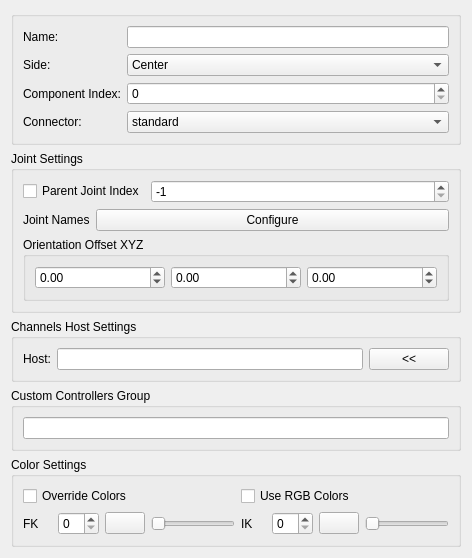
<?xml version="1.0" encoding="UTF-8"?>
<ui version="4.0">
 <class>Form</class>
 <widget class="QWidget" name="Form">
  <property name="geometry">
   <rect>
    <x>0</x>
    <y>0</y>
    <width>286</width>
    <height>518</height>
   </rect>
  </property>
  <property name="windowTitle">
   <string>Form</string>
  </property>
  <layout class="QGridLayout" name="gridLayout">
   <item row="5" column="0">
    <spacer name="verticalSpacer">
     <property name="orientation">
      <enum>Qt::Vertical</enum>
     </property>
     <property name="sizeHint" stdset="0">
      <size>
       <width>20</width>
       <height>40</height>
      </size>
     </property>
    </spacer>
   </item>
   <item row="2" column="0">
    <widget class="QGroupBox" name="groupBox">
     <property name="sizePolicy">
      <sizepolicy hsizetype="Minimum" vsizetype="Minimum">
       <horstretch>0</horstretch>
       <verstretch>0</verstretch>
      </sizepolicy>
     </property>
     <property name="title">
      <string>Channels Host Settings</string>
     </property>
     <layout class="QGridLayout" name="gridLayout_2">
      <item row="0" column="0">
       <layout class="QHBoxLayout" name="horizontalLayout_2">
        <item>
         <widget class="QLabel" name="host_label">
          <property name="text">
           <string>Host:</string>
          </property>
         </widget>
        </item>
        <item>
         <widget class="QLineEdit" name="host_lineEdit"/>
        </item>
        <item>
         <widget class="QPushButton" name="host_pushButton">
          <property name="text">
           <string>&lt;&lt;</string>
          </property>
         </widget>
        </item>
       </layout>
      </item>
     </layout>
    </widget>
   </item>
   <item row="4" column="0">
    <widget class="QGroupBox" name="groupBox_4">
     <property name="sizePolicy">
      <sizepolicy hsizetype="Minimum" vsizetype="Minimum">
       <horstretch>0</horstretch>
       <verstretch>0</verstretch>
      </sizepolicy>
     </property>
     <property name="title">
      <string>Color Settings</string>
     </property>
     <layout class="QGridLayout" name="gridLayout_8">
      <item row="2" column="0">
       <layout class="QGridLayout" name="gridLayout_7">
        <item row="1" column="0">
         <layout class="QGridLayout" name="gridLayout_9">
          <item row="0" column="1">
           <widget class="QLabel" name="color_fk_label">
            <property name="sizePolicy">
             <sizepolicy hsizetype="Minimum" vsizetype="Preferred">
              <horstretch>0</horstretch>
              <verstretch>0</verstretch>
             </sizepolicy>
            </property>
            <property name="minimumSize">
             <size>
              <width>0</width>
              <height>0</height>
             </size>
            </property>
            <property name="text">
             <string/>
            </property>
           </widget>
          </item>
          <item row="0" column="2">
           <widget class="QSpinBox" name="color_fk_spinBox">
            <property name="sizePolicy">
             <sizepolicy hsizetype="Expanding" vsizetype="Fixed">
              <horstretch>0</horstretch>
              <verstretch>0</verstretch>
             </sizepolicy>
            </property>
            <property name="maximum">
             <number>31</number>
            </property>
           </widget>
          </item>
          <item row="0" column="3">
           <widget class="QPushButton" name="RGB_fk_pushButton">
            <property name="sizePolicy">
             <sizepolicy hsizetype="Fixed" vsizetype="Fixed">
              <horstretch>0</horstretch>
              <verstretch>0</verstretch>
             </sizepolicy>
            </property>
            <property name="maximumSize">
             <size>
              <width>16777215</width>
              <height>16777215</height>
             </size>
            </property>
            <property name="layoutDirection">
             <enum>Qt::LeftToRight</enum>
            </property>
            <property name="styleSheet">
             <string notr="true"/>
            </property>
            <property name="text">
             <string/>
            </property>
           </widget>
          </item>
          <item row="0" column="4">
           <widget class="QSlider" name="RGB_fk_slider">
            <property name="maximum">
             <number>255</number>
            </property>
            <property name="orientation">
             <enum>Qt::Horizontal</enum>
            </property>
           </widget>
          </item>
          <item row="0" column="0">
           <widget class="QLabel" name="fk_label_2">
            <property name="text">
             <string>FK</string>
            </property>
           </widget>
          </item>
         </layout>
        </item>
        <item row="1" column="1">
         <layout class="QGridLayout" name="gridLayout_10">
          <item row="0" column="2">
           <widget class="QSpinBox" name="color_ik_spinBox">
            <property name="sizePolicy">
             <sizepolicy hsizetype="Expanding" vsizetype="Fixed">
              <horstretch>0</horstretch>
              <verstretch>0</verstretch>
             </sizepolicy>
            </property>
            <property name="maximum">
             <number>31</number>
            </property>
           </widget>
          </item>
          <item row="0" column="1">
           <widget class="QLabel" name="color_ik_label">
            <property name="sizePolicy">
             <sizepolicy hsizetype="Minimum" vsizetype="Preferred">
              <horstretch>0</horstretch>
              <verstretch>0</verstretch>
             </sizepolicy>
            </property>
            <property name="minimumSize">
             <size>
              <width>0</width>
              <height>0</height>
             </size>
            </property>
            <property name="text">
             <string/>
            </property>
           </widget>
          </item>
          <item row="0" column="3">
           <widget class="QPushButton" name="RGB_ik_pushButton">
            <property name="sizePolicy">
             <sizepolicy hsizetype="Fixed" vsizetype="Fixed">
              <horstretch>0</horstretch>
              <verstretch>0</verstretch>
             </sizepolicy>
            </property>
            <property name="maximumSize">
             <size>
              <width>16777215</width>
              <height>16777215</height>
             </size>
            </property>
            <property name="layoutDirection">
             <enum>Qt::LeftToRight</enum>
            </property>
            <property name="styleSheet">
             <string notr="true"/>
            </property>
            <property name="text">
             <string/>
            </property>
           </widget>
          </item>
          <item row="0" column="4">
           <widget class="QSlider" name="RGB_ik_slider">
            <property name="maximum">
             <number>255</number>
            </property>
            <property name="orientation">
             <enum>Qt::Horizontal</enum>
            </property>
           </widget>
          </item>
          <item row="0" column="0">
           <widget class="QLabel" name="ik_label">
            <property name="text">
             <string>IK</string>
            </property>
           </widget>
          </item>
         </layout>
        </item>
        <item row="0" column="0">
         <widget class="QCheckBox" name="overrideColors_checkBox">
          <property name="text">
           <string>Override Colors</string>
          </property>
         </widget>
        </item>
        <item row="0" column="1">
         <widget class="QCheckBox" name="useRGB_checkBox">
          <property name="text">
           <string>Use RGB Colors</string>
          </property>
         </widget>
        </item>
       </layout>
      </item>
     </layout>
    </widget>
   </item>
   <item row="0" column="0">
    <widget class="QGroupBox" name="mainSettings_groupBox">
     <property name="title">
      <string/>
     </property>
     <layout class="QGridLayout" name="gridLayout_4">
      <item row="0" column="0">
       <layout class="QFormLayout" name="formLayout">
        <item row="0" column="0">
         <widget class="QLabel" name="name_label">
          <property name="text">
           <string>Name:</string>
          </property>
         </widget>
        </item>
        <item row="0" column="1">
         <widget class="QLineEdit" name="name_lineEdit"/>
        </item>
        <item row="1" column="0">
         <widget class="QLabel" name="side_label">
          <property name="text">
           <string>Side:</string>
          </property>
         </widget>
        </item>
        <item row="1" column="1">
         <widget class="QComboBox" name="side_comboBox">
          <property name="sizePolicy">
           <sizepolicy hsizetype="Expanding" vsizetype="Fixed">
            <horstretch>0</horstretch>
            <verstretch>0</verstretch>
           </sizepolicy>
          </property>
          <item>
           <property name="text">
            <string>Center</string>
           </property>
          </item>
          <item>
           <property name="text">
            <string>Left</string>
           </property>
          </item>
          <item>
           <property name="text">
            <string>Right</string>
           </property>
          </item>
         </widget>
        </item>
        <item row="2" column="0">
         <widget class="QLabel" name="componentIndex_label">
          <property name="text">
           <string>Component Index:</string>
          </property>
         </widget>
        </item>
        <item row="2" column="1">
         <widget class="QSpinBox" name="componentIndex_spinBox">
          <property name="sizePolicy">
           <sizepolicy hsizetype="Expanding" vsizetype="Fixed">
            <horstretch>0</horstretch>
            <verstretch>0</verstretch>
           </sizepolicy>
          </property>
         </widget>
        </item>
        <item row="3" column="0">
         <widget class="QLabel" name="conector_label">
          <property name="text">
           <string>Connector:</string>
          </property>
         </widget>
        </item>
        <item row="3" column="1">
         <widget class="QComboBox" name="connector_comboBox">
          <property name="sizePolicy">
           <sizepolicy hsizetype="Expanding" vsizetype="Fixed">
            <horstretch>0</horstretch>
            <verstretch>0</verstretch>
           </sizepolicy>
          </property>
          <item>
           <property name="text">
            <string>standard</string>
           </property>
          </item>
         </widget>
        </item>
       </layout>
      </item>
     </layout>
    </widget>
   </item>
   <item row="3" column="0">
    <widget class="QGroupBox" name="groupBox_2">
     <property name="sizePolicy">
      <sizepolicy hsizetype="Minimum" vsizetype="Minimum">
       <horstretch>0</horstretch>
       <verstretch>0</verstretch>
      </sizepolicy>
     </property>
     <property name="title">
      <string>Custom Controllers Group</string>
     </property>
     <layout class="QGridLayout" name="gridLayout_5">
      <item row="0" column="0">
       <layout class="QHBoxLayout" name="horizontalLayout_3">
        <item>
         <widget class="QLineEdit" name="subGroup_lineEdit">
          <property name="toolTip">
           <string>&lt;html&gt;&lt;head/&gt;&lt;body&gt;&lt;p&gt;Name for a custom controllers Group (Maya set) for the component controllers.&lt;/p&gt;&lt;p align=&quot;center&quot;&gt;&lt;span style=&quot; font-weight:600;&quot;&gt;i.e&lt;/span&gt;: Setting the name &amp;quot;arm&amp;quot; will create a sub group (sub set in Mayas terminology) with the name &amp;quot;rig_arm_grp&amp;quot;. This group will be under the &amp;quot;rig_controllers_grp&amp;quot;&lt;/p&gt;&lt;p&gt;Leave this option empty for the default behaviour.&lt;/p&gt;&lt;/body&gt;&lt;/html&gt;</string>
          </property>
         </widget>
        </item>
       </layout>
      </item>
     </layout>
    </widget>
   </item>
   <item row="1" column="0">
    <widget class="QGroupBox" name="jointSettings_groupBox">
     <property name="sizePolicy">
      <sizepolicy hsizetype="Minimum" vsizetype="Minimum">
       <horstretch>0</horstretch>
       <verstretch>0</verstretch>
      </sizepolicy>
     </property>
     <property name="title">
      <string>Joint Settings</string>
     </property>
     <layout class="QGridLayout" name="gridLayout_3">
      <item row="0" column="0">
       <layout class="QVBoxLayout" name="verticalLayout">
        <item>
         <layout class="QHBoxLayout" name="horizontalLayout_5">
          <property name="bottomMargin">
           <number>0</number>
          </property>
          <item>
           <widget class="QCheckBox" name="useJointIndex_checkBox">
            <property name="text">
             <string>Parent Joint Index</string>
            </property>
           </widget>
          </item>
          <item>
           <widget class="QSpinBox" name="parentJointIndex_spinBox">
            <property name="sizePolicy">
             <sizepolicy hsizetype="Expanding" vsizetype="Fixed">
              <horstretch>0</horstretch>
              <verstretch>0</verstretch>
             </sizepolicy>
            </property>
            <property name="minimum">
             <number>-1</number>
            </property>
            <property name="maximum">
             <number>999999</number>
            </property>
            <property name="value">
             <number>-1</number>
            </property>
           </widget>
          </item>
         </layout>
        </item>
        <item>
         <layout class="QHBoxLayout" name="horizontalLayout">
          <item>
           <widget class="QLabel" name="jointNames_label">
            <property name="sizePolicy">
             <sizepolicy hsizetype="Minimum" vsizetype="Fixed">
              <horstretch>0</horstretch>
              <verstretch>0</verstretch>
             </sizepolicy>
            </property>
            <property name="minimumSize">
             <size>
              <width>0</width>
              <height>0</height>
             </size>
            </property>
            <property name="text">
             <string>Joint Names</string>
            </property>
           </widget>
          </item>
          <item>
           <widget class="QPushButton" name="jointNames_pushButton">
            <property name="sizePolicy">
             <sizepolicy hsizetype="Expanding" vsizetype="Fixed">
              <horstretch>0</horstretch>
              <verstretch>0</verstretch>
             </sizepolicy>
            </property>
            <property name="text">
             <string>Configure</string>
            </property>
           </widget>
          </item>
         </layout>
        </item>
        <item>
         <widget class="QGroupBox" name="groupBox_3">
          <property name="title">
           <string>Orientation Offset XYZ</string>
          </property>
          <layout class="QHBoxLayout" name="horizontalLayout_4">
           <item>
            <widget class="QDoubleSpinBox" name="joint_offset_x_doubleSpinBox">
             <property name="toolTip">
              <string>Rotation Offset X</string>
             </property>
             <property name="minimum">
              <double>-360.000000000000000</double>
             </property>
             <property name="maximum">
              <double>360.000000000000000</double>
             </property>
             <property name="singleStep">
              <double>90.000000000000000</double>
             </property>
            </widget>
           </item>
           <item>
            <widget class="QDoubleSpinBox" name="joint_offset_y_doubleSpinBox">
             <property name="toolTip">
              <string>Rotation Offset Y</string>
             </property>
             <property name="minimum">
              <double>-360.000000000000000</double>
             </property>
             <property name="maximum">
              <double>360.000000000000000</double>
             </property>
             <property name="singleStep">
              <double>90.000000000000000</double>
             </property>
            </widget>
           </item>
           <item>
            <widget class="QDoubleSpinBox" name="joint_offset_z_doubleSpinBox">
             <property name="toolTip">
              <string>Rotation Offset Z</string>
             </property>
             <property name="minimum">
              <double>-360.000000000000000</double>
             </property>
             <property name="maximum">
              <double>360.000000000000000</double>
             </property>
             <property name="singleStep">
              <double>90.000000000000000</double>
             </property>
            </widget>
           </item>
          </layout>
         </widget>
        </item>
       </layout>
      </item>
     </layout>
    </widget>
   </item>
  </layout>
 </widget>
 <resources/>
 <connections/>
</ui>
